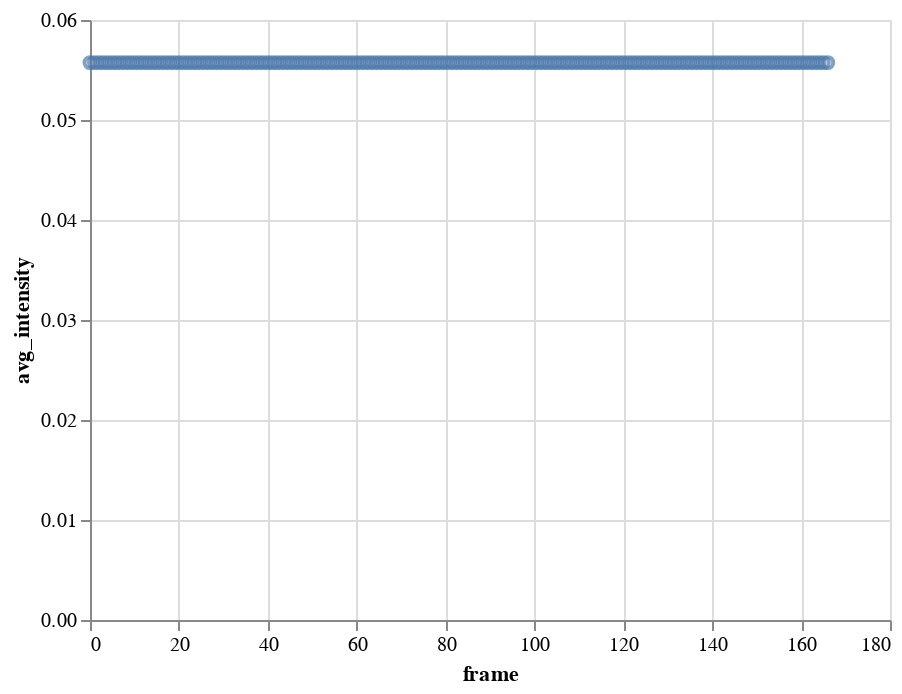

Source (notebook cell):
### Code cell
alt.Chart(roi
         ).mark_point(
        ).encode(
            x='frame:Q',
            y='avg_intensity:Q'
        )

### Figure 1 — Vega-Lite specification as saved in the notebook (floating-point values rounded to 4 significant figures; data arrays with more than 128 entries replaced by an {"elided": "..."} marker saying what was removed)
{"$schema": "https://vega.github.io/schema/vega-lite/v2.6.0.json", "config": {"view": {"height": 300, "width": 400}}, "data": {"name": "data-ea6aa9d2c75404c2405dfa84cbd4f551"}, "datasets": {"data-ea6aa9d2c75404c2405dfa84cbd4f551": {"elided": "167 records"}}, "encoding": {"x": {"field": "frame", "type": "quantitative"}, "y": {"field": "avg_intensity", "type": "quantitative"}}, "mark": "point"}
